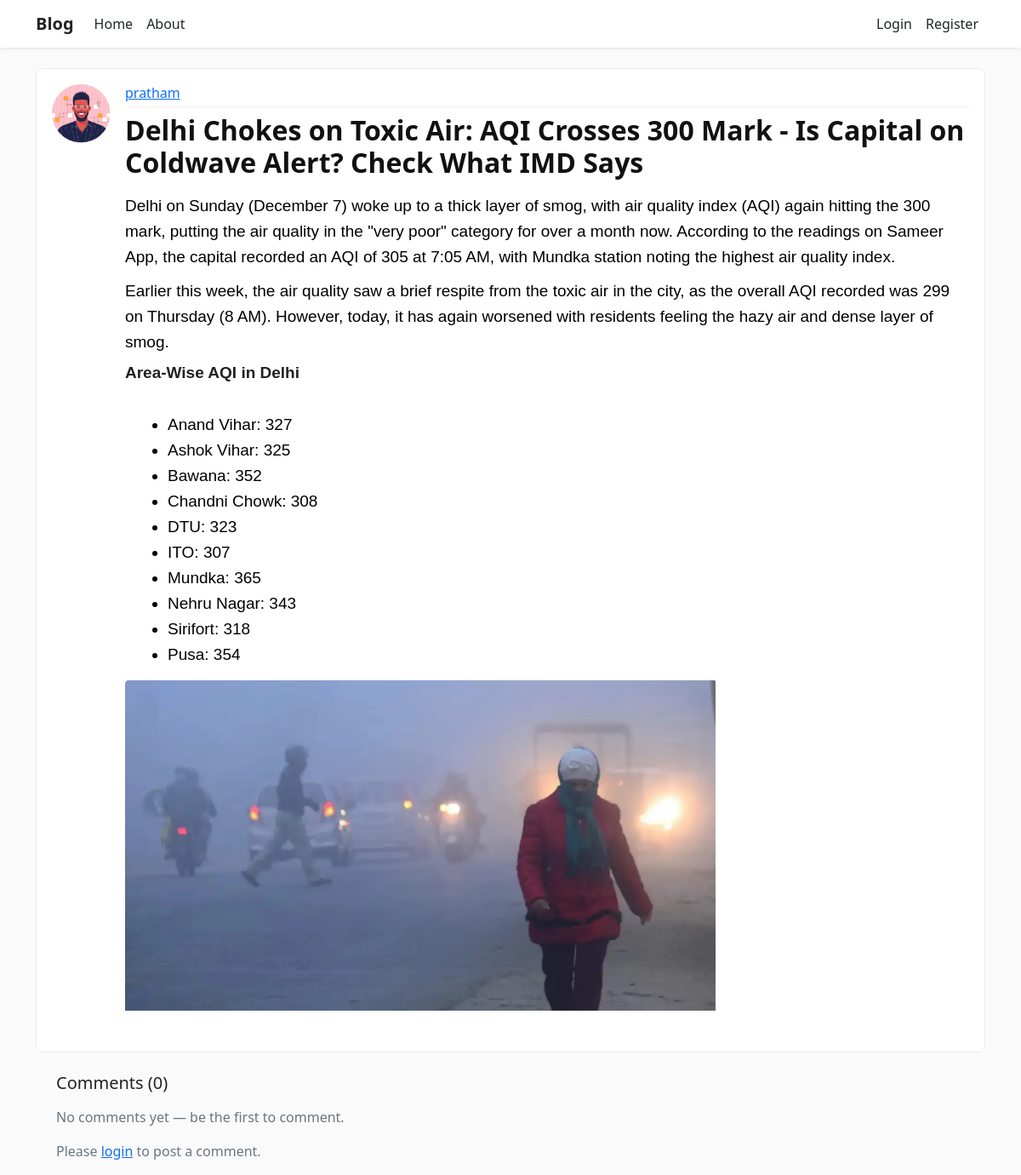
The app's page /post/2/ with its own data.
### blog/models.py (models this page shows, shortened)
class Post(models.Model):
    title = models.CharField(max_length=100)
    content = FroalaField(options={
        'toolbarInline': True,
        'imageUploadURL': '/froala_editor/upload_image/',
        'imageManagerLoadURL': '/froala_editor/load_images/',
        'imageManagerDeleteURL': '/froala_editor/delete_image/',
        'imageMaxSize': 5 * 1024 * 1024,  # 5MB
    })
    image = models.ImageField(upload_to='blog_pics/', null=True, blank=True)
    thumbnail = models.ImageField(upload_to='blog_pics/thumbnails/', null=True, blank=True)
    date_posted = models.DateTimeField(default=timezone.now)
    author = models.ForeignKey(User,on_delete=models.CASCADE)

### users/models.py (models this page shows, shortened)
class Profile(models.Model):
    user = models.OneToOneField(User,on_delete=models.CASCADE)
    image = models.ImageField(default = "profile.jpg",upload_to="profile_pics")

### blog/views.py (the view)
# urls.py: path('post/<int:pk>/',PostDetailView.as_view(),name="post-detail"),
class PostDetailView(DetailView):
    model = Post
    def get_context_data(self, **kwargs):
        context = super().get_context_data(**kwargs)
        context['form'] = CommentForm()
        return context

### blog/templates/blog/Post_detail.html (shortened to what this page needs)
{% extends "blog/base.html" %}
{% block content %}
<article class="media content-section">
    <img class="rounded-circle article-img" src="{{ object.author.profile.image.url }}" alt="">
    <div class="media-body">
        <div class="article-metadata">
            <a class="mr-2" href="#">
                {{ object.author }}
            </a>
        </div>
        <h2 class="article-title">{{ object.title }}</h2>
        <p class="article-content">{{ object.content|safe }}</p>
    </div>
</article>
<section class="mt-4">
    <div class="container">
        <h5 class="mb-3">Comments ({{ object.comments.count }})</h5>
        {% for comment in object.comments.all %}
        <div class="card mb-2">
            <div class="card-body">
                <div class="d-flex justify-content-between">
                    <div>
                        <strong>{{ comment.author }}</strong>
                        <small class="text-muted ms-2">{{ comment.date_posted|date:'F j, Y, g:i a' }}</small>
                        <p class="mb-0 mt-2">{{ comment.content }}</p>
                    </div>
                    <div class="text-end">
                        {% if user.is_authenticated and user == comment.author %}
                        <form method="post" action="{% url 'blog:delete-comment' object.pk comment.pk %}">
                            {% csrf_token %}
                            <button class="btn btn-sm btn-outline-danger">Delete</button>
                        </form>
                        {% elif user.is_authenticated and user == object.author %}
                        <form method="post" action="{% url 'blog:delete-comment' object.pk comment.pk %}">
                            {% csrf_token %}
                            <button class="btn btn-sm btn-outline-danger">Delete</button>
                        </form>
                        {% endif %}
                    </div>
                </div>
            </div>
        </div>
        {% empty %}
        <p class="text-muted">No comments yet — be the first to comment.</p>
        {% endfor %}
        {% if user.is_authenticated %}
        <div class="card mt-3">
            <div class="card-body">
                <form method="post" action="{% url 'blog:add-comment' object.pk %}">
                    {% csrf_token %}
                    {{ form.content }}
                    <div class="mt-2">
                        <button class="btn btn-primary" type="submit">Post Comment</button>
                    </div>
                </form>
            </div>
        </div>
        {% else %}
        <p class="mt-3 text-muted">Please <a href="{% url 'login' %}">login</a> to post a comment.</p>
        {% endif %}
    </div>
</section>
{% endblock content %}

### blog/static/blog/main.css (style rules this page uses)
:root { --bg: #fafafa; --text: #333333; --muted: #6c757d; --primary: #0d6efd; --accent: #5f788a; --card: #ffffff; }
* { box-sizing: border-box }
html, body { height: 100% }
body { background: var(--bg); color: var(--text); margin-top: 5rem; font-family: system-ui, -apple-system, "Segoe UI", Roboto, "Helvetica Neue", Arial; -webkit-font-smoothing: antialiased; -moz-osx-font-smoothing: grayscale; }
h1, h2, h3, h4, h5, h6 { color: #222; margin-top: .5rem }
.content-section { background: var(--card); padding: 1rem; border-radius: .5rem; border: 1px solid #e9ecef }
.article-title { color: #111; font-weight: 600 }
.article-content { white-space: pre-line; color: #444 }
.article-img { height: 72px; width: 72px; object-fit: cover; border-radius: .5rem; margin-right: 1rem }
.article-metadata { padding-bottom: .25rem; margin-bottom: .5rem; border-bottom: 1px solid #f1f1f1 }

### records on screen
Post: author.profile.image (placeholder picture), author "pratham", title "Delhi Chokes on Toxic Air: AQI Crosses 300 Mark - Is Capital on Coldwave Alert? Check What IMD Says", content "Delhi on Sunday (December 7) woke up to a thick layer of smog, with air quality index (AQI) again hitting the 300 mark, putting the air quality in the \"very poor\" category for over a month now. According to the readings on Sameer App, the capital recorded an AQI of 305 at 7:05 AM, with Mundka station noting the highest air quality index. Earlier this week, the air quality saw a brief respite from the toxic air in the city, as the overall AQI recorded was 299 on Thursday (8 AM). However, today, it has again worsened with residents feeling the hazy air and dense layer of smog. Area-Wise AQI in Delhi Anand Vihar: 327 Ashok Vihar: 325 Bawana: 352 Chandni Chowk: 308 DTU: 323 ITO: 307 Mundka: 365…", content (picture), comments.count "0"
